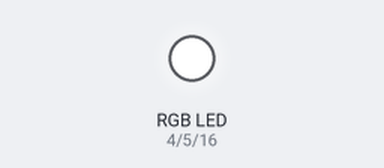
The sketch below on a simulated Arduino Uno, built with avr-gcc and run on an emulated ATmega328P. On the bench: an RGB LED mixed from three pins (HIGH = lit).

Above: at 0.1 s.
At 11.41 s:
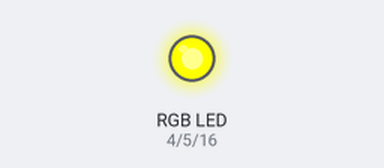
At 19.71 s:
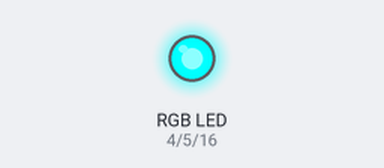
Timing chart, 0 to 21.3 s (numbered marks = the images above):
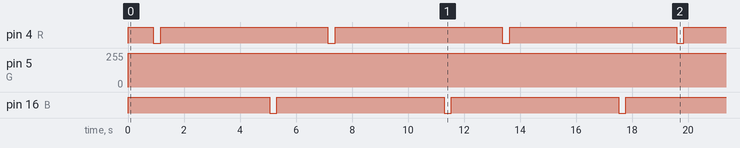

The sketch:

NodeMCU-ledBlink.ino
```cpp
/*
Equivalencia das saidas Digitais entre nodeMCU e ESP8266 (na IDE do Arduino)
NodeMCU – ESP8266
D0 = 16;
D1 = 5;
D2 = 4;
D3 = 0;
D4 = 2;
D5 = 14;
D6 = 12;
D7 = 13;
D8 = 15;
D9 = 3;
D10 = 1;
*/

const int B = 16;
const int G = 5;
const int R = 4;

void setup() {
  pinMode(B, OUTPUT);
  pinMode(G, OUTPUT);
  pinMode(R, OUTPUT);
  analogWrite(R, 1023);     // R off
  analogWrite(G, 1023);     // G off
  analogWrite(B, 1023);     // B off
}

void loop() {
  fade(R); // R
  fade(G); // G
  fade(B); // B
}

void fade(int pin) {
    for (int u = 0; u < 1024; u++) {
      analogWrite(pin,  1023 - u);
      delay(1);
    }
    for (int u = 0; u < 1024; u++) {
      analogWrite(pin, u);
      delay(1);
    }
}
```

Measured:
- by itself, pin 4 (R), pin 16 (B): alternates HIGH for 6.0 s and LOW for 0.26 s
